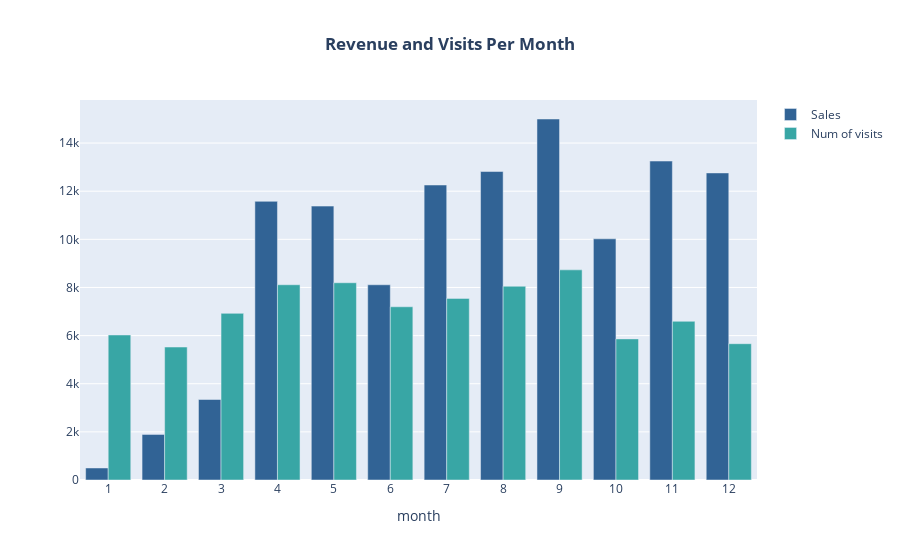

Notebook code for this chart:
### Code cell
months = [1, 2, 3, 4, 5, 6, 7, 8, 9, 10, 11, 12]
r2 = results2.copy()

from sklearn.preprocessing import MinMaxScaler
scaler = MinMaxScaler(feature_range=(500, 15000))
r2[["sales"]] = scaler.fit_transform(r2[["sales"]])

fig = go.Figure(data=[
    go.Bar(name='Sales', x=months, y=r2['sales'], marker_color='#316395'),
    go.Bar(name='Num of visits', x=months, y=r2['frequency of visit'], marker_color='rgb(56,166,165)'),
    #go.Bar(name='Quantity', x=months, y=r2['quantity'], marker_color='#316395')
])
# Change the bar mode
fig.update_layout(barmode='group')
fig.update_layout(title="<b>Revenue and Visits Per Month</b>",
    xaxis_title="month",
    )
fig.update_layout(xaxis= dict(
        tickmode = 'array',
        tickvals = [1, 2, 3, 4, 5, 6, 7, 8, 9, 10, 11, 12],
        ticktext = [1, 2, 3, 4, 5, 6, 7, 8, 9, 10, 11, 12])
      , title_x = 0.5)
fig.update_xaxes(automargin=True)
fig.show()

### Figure 1 — Plotly figure (JSON) as saved in the notebook; plotly's stock layout.template omitted (floating-point values rounded to 4 significant figures)
{"data": [{"marker": {"color": "#316395"}, "name": "Sales", "type": "bar", "x": [1, 2, 3, 4, 5, 6, 7, 8, 9, 10, 11, 12], "y": [500, 1895.0, 3345.0, 11580.0, 11380.0, 8111.0, 12260.0, 12820.0, 15000, 10020.0, 13250.0, 12760.0]}, {"marker": {"color": "rgb(56,166,165)"}, "name": "Num of visits", "type": "bar", "x": [1, 2, 3, 4, 5, 6, 7, 8, 9, 10, 11, 12], "y": [6026, 5525, 6924, 8113, 8196, 7198, 7546, 8051, 8731, 5863, 6594, 5663]}], "layout": {"barmode": "group", "title": {"text": "<b>Revenue and Visits Per Month</b>", "x": 0.5}, "xaxis": {"automargin": true, "tickmode": "array", "ticktext": [1, 2, 3, 4, 5, 6, 7, 8, 9, 10, 11, 12], "tickvals": [1, 2, 3, 4, 5, 6, 7, 8, 9, 10, 11, 12], "title": {"text": "month"}}}}
